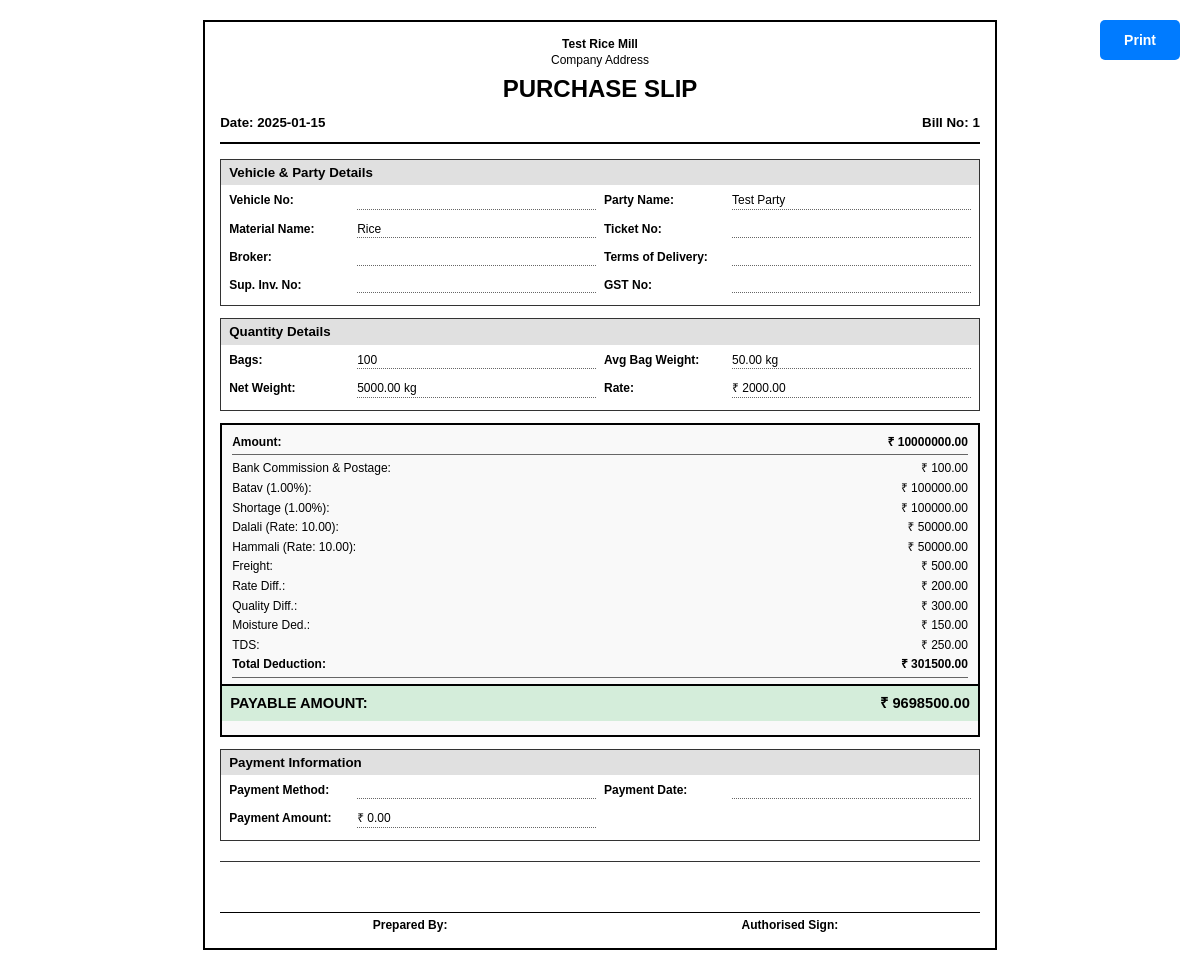
The page /print/1 on the database its author committed.
### tables this page shows
CREATE TABLE purchase_slips (
            id INTEGER PRIMARY KEY AUTOINCREMENT,
            company_name TEXT,
            company_address TEXT,
            document_type TEXT DEFAULT 'Purchase Slip',
            vehicle_no TEXT,
            date TEXT NOT NULL,
            bill_no INTEGER NOT NULL,
            party_name TEXT,
            material_name TEXT,
            ticket_no TEXT,
            broker TEXT,
            terms_of_delivery TEXT,
            sup_inv_no TEXT,
            gst_no TEXT,
            bags REAL DEFAULT 0,
            avg_bag_weight REAL DEFAULT 0,
            net_weight REAL DEFAULT 0,
            rate REAL DEFAULT 0,
            amount REAL DEFAULT 0,
            bank_commission REAL DEFAULT 0,
            batav_percent REAL DEFAULT 1,
            batav REAL DEFAULT 0,
            shortage_percent REAL DEFAULT 1,
            shortage REAL DEFAULT 0,
            dalali_rate REAL DEFAULT 10,
            dalali REAL DEFAULT 0,
            hammali_rate REAL DEFAULT 10,
            hammali REAL DEFAULT 0,
            freight REAL DEFAULT 0,
            rate_diff REAL DEFAULT 0,
            quality_diff REAL DEFAULT 0,
            moisture_ded REAL DEFAULT 0,
            tds REAL DEFAULT 0,
            total_deduction REAL DEFAULT 0,
            payable_amount REAL DEFAULT 0,
            payment_method TEXT,
            payment_date TEXT,
            payment_amount REAL DEFAULT 0,
            prepared_by TEXT,
            authorised_sign TEXT,
            created_at TIMESTAMP DEFAULT CURRENT_TIMESTAMP
        );

### backend/routes/slips.py (the view)
@slips_bp.route('/print/<int:slip_id>')
def print_slip(slip_id):
    try:
        conn = get_db_connection()
        cursor = conn.cursor()
        cursor.execute('SELECT * FROM purchase_slips WHERE id = ?', (slip_id,))
        slip = cursor.fetchone()
        conn.close()
        if slip is None:
            return "Slip not found", 404
        return render_template('print_template.html', slip=dict(slip))
    except Exception as e:
        return str(e), 400

### backend/database.py (called while the page is built)
def get_db_connection():
    conn = sqlite3.connect(DATABASE_PATH)
    conn.row_factory = sqlite3.Row
    return conn

### backend/templates/print_template.html (shortened to what this page needs)
<!DOCTYPE html>
<html lang="en">
<head>
</head>
<body>
    <button class="print-button no-print" onclick="window.print()">Print</button>
    <div class="slip-container">
        <div class="header">
            <div class="company-info">
                <strong>{{ slip.company_name or 'Company Name' }}</strong><br>
                {{ slip.company_address or 'Company Address' }}
            </div>
            <h1>{{ slip.document_type or 'PURCHASE SLIP' }}</h1>
            <div class="header-row">
                <div><strong>Date:</strong> {{ slip.date }}</div>
                <div><strong>Bill No:</strong> {{ slip.bill_no }}</div>
            </div>
        </div>
        <div class="content-section">
            <div class="section-title">Vehicle & Party Details</div>
            <div class="field-grid">
                <div class="field">
                    <span class="field-label">Vehicle No:</span>
                    <span class="field-value">{{ slip.vehicle_no or '' }}</span>
                </div>
                <div class="field">
                    <span class="field-label">Party Name:</span>
                    <span class="field-value">{{ slip.party_name or '' }}</span>
                </div>
                <div class="field">
                    <span class="field-label">Material Name:</span>
                    <span class="field-value">{{ slip.material_name or '' }}</span>
                </div>
                <div class="field">
                    <span class="field-label">Ticket No:</span>
                    <span class="field-value">{{ slip.ticket_no or '' }}</span>
                </div>
                <div class="field">
                    <span class="field-label">Broker:</span>
                    <span class="field-value">{{ slip.broker or '' }}</span>
                </div>
                <div class="field">
                    <span class="field-label">Terms of Delivery:</span>
                    <span class="field-value">{{ slip.terms_of_delivery or '' }}</span>
                </div>
                <div class="field">
                    <span class="field-label">Sup. Inv. No:</span>
                    <span class="field-value">{{ slip.sup_inv_no or '' }}</span>
                </div>
                <div class="field">
                    <span class="field-label">GST No:</span>
                    <span class="field-value">{{ slip.gst_no or '' }}</span>
                </div>
            </div>
        </div>
        <div class="content-section">
            <div class="section-title">Quantity Details</div>
            <div class="field-grid">
                <div class="field">
                    <span class="field-label">Bags:</span>
                    <span class="field-value">{{ "%.0f"|format(slip.bags or 0) }}</span>
                </div>
                <div class="field">
                    <span class="field-label">Avg Bag Weight:</span>
                    <span class="field-value">{{ "%.2f"|format(slip.avg_bag_weight or 0) }} kg</span>
                </div>
                <div class="field">
                    <span class="field-label">Net Weight:</span>
                    <span class="field-value">{{ "%.2f"|format(slip.net_weight or 0) }} kg</span>
                </div>
                <div class="field">
                    <span class="field-label">Rate:</span>
                    <span class="field-value">₹ {{ "%.2f"|format(slip.rate or 0) }}</span>
                </div>
            </div>
        </div>
        <div class="calculation-section">
            <div class="calc-row subtotal">
                <span><strong>Amount:</strong></span>
                <span>₹ {{ "%.2f"|format(slip.amount or 0) }}</span>
            </div>
            <div class="calc-row">
                <span>Bank Commission & Postage:</span>
                <span>₹ {{ "%.2f"|format(slip.bank_commission or 0) }}</span>
            </div>
            <div class="calc-row">
                <span>Batav ({{ "%.2f"|format(slip.batav_percent or 0) }}%):</span>
                <span>₹ {{ "%.2f"|format(slip.batav or 0) }}</span>
            </div>
            <div class="calc-row">
                <span>Shortage ({{ "%.2f"|format(slip.shortage_percent or 0) }}%):</span>
                <span>₹ {{ "%.2f"|format(slip.shortage or 0) }}</span>
            </div>
            <div class="calc-row">
                <span>Dalali (Rate: {{ "%.2f"|format(slip.dalali_rate or 0) }}):</span>
                <span>₹ {{ "%.2f"|format(slip.dalali or 0) }}</span>
            </div>
            <div class="calc-row">
                <span>Hammali (Rate: {{ "%.2f"|format(slip.hammali_rate or 0) }}):</span>
                <span>₹ {{ "%.2f"|format(slip.hammali or 0) }}</span>
            </div>
            <div class="calc-row">
                <span>Freight:</span>
                <span>₹ {{ "%.2f"|format(slip.freight or 0) }}</span>
            </div>
            <div class="calc-row">
                <span>Rate Diff.:</span>
                <span>₹ {{ "%.2f"|format(slip.rate_diff or 0) }}</span>
            </div>
            <div class="calc-row">
                <span>Quality Diff.:</span>
                <span>₹ {{ "%.2f"|format(slip.quality_diff or 0) }}</span>
            </div>
            <div class="calc-row">
                <span>Moisture Ded.:</span>
                <span>₹ {{ "%.2f"|format(slip.moisture_ded or 0) }}</span>
            </div>
            <div class="calc-row">
                <span>TDS:</span>
                <span>₹ {{ "%.2f"|format(slip.tds or 0) }}</span>
            </div>
            <div class="calc-row subtotal">
                <span><strong>Total Deduction:</strong></span>
                <span><strong>₹ {{ "%.2f"|format(slip.total_deduction or 0) }}</strong></span>
            </div>
            <div class="calc-row total">
                <span>PAYABLE AMOUNT:</span>
                <span>₹ {{ "%.2f"|format(slip.payable_amount or 0) }}</span>
            </div>
        </div>
        <div class="payment-section">
            <div class="section-title">Payment Information</div>
            <div class="field-grid">
                <div class="field">
                    <span class="field-label">Payment Method:</span>
                    <span class="field-value">{{ slip.payment_method or '' }}</span>
                </div>
                <div class="field">
                    <span class="field-label">Payment Date:</span>
                    <span class="field-value">{{ slip.payment_date or '' }}</span>
                </div>
                <div class="field">
                    <span class="field-label">Payment Amount:</span>
                    <span class="field-value">₹ {{ "%.2f"|format(slip.payment_amount or 0) }}</span>
                </div>
            </div>
        </div>
        <div class="footer">
            <div class="signature-box">
                <div class="signature-line">
                    Prepared By: {{ slip.prepared_by or '' }}
                </div>
            </div>
            <div class="signature-box">
                <div class="signature-line">
                    Authorised Sign: {{ slip.authorised_sign or '' }}
                </div>
            </div>
        </div>
    </div>
</body>
</html>

### backend/templates/print_template.html (style rules this page uses)
* { margin: 0; padding: 0; box-sizing: border-box; }
body { font-family: Arial, sans-serif; font-size: 10pt; line-height: 1.3; color: #000; background: #fff; padding: 20px; }
.slip-container { border: 2px solid #000; padding: 15px; max-width: 21cm; margin: 0 auto; }
.header { text-align: center; border-bottom: 2px solid #000; padding-bottom: 10px; margin-bottom: 15px; }
.header h1 { font-size: 18pt; font-weight: bold; text-transform: uppercase; margin-bottom: 5px; }
.company-info { text-align: center; font-size: 9pt; margin-bottom: 5px; }
.header-row { display: flex; justify-content: space-between; margin-top: 10px; font-size: 10pt; font-weight: bold; }
.content-section { margin-bottom: 12px; border: 1px solid #333; padding: 8px; }
.section-title { font-weight: bold; font-size: 10pt; background-color: #e0e0e0; padding: 4px 8px; margin: -8px -8px 8px -8px; }
.field-grid { display: grid; grid-template-columns: 1fr 1fr; gap: 8px; }
.field { display: flex; font-size: 9pt; margin-bottom: 4px; }
.field-label { font-weight: bold; min-width: 120px; margin-right: 8px; }
.field-value { flex: 1; border-bottom: 1px dotted #666; }
.calculation-section { border: 2px solid #000; padding: 10px; margin-bottom: 12px; background-color: #f9f9f9; }
.calc-row { display: flex; justify-content: space-between; margin-bottom: 4px; font-size: 9pt; }
.calc-row.subtotal { font-weight: bold; border-bottom: 1px solid #666; padding-bottom: 4px; margin-bottom: 6px; }
.calc-row.total { font-weight: bold; font-size: 11pt; border-top: 2px solid #000; padding-top: 6px; margin-top: 6px; background-color: #d4edda; padding: 8px; margin-left: -10px; margin-right: -10px; }
.payment-section { border: 1px solid #333; padding: 8px; margin-bottom: 12px; }
.footer { display: flex; justify-content: space-between; margin-top: 20px; padding-top: 10px; border-top: 1px solid #333; }
.signature-box { text-align: center; flex: 1; }
.signature-line { border-top: 1px solid #000; margin-top: 40px; padding-top: 5px; font-size: 9pt; font-weight: bold; }
.print-button { position: fixed; top: 20px; right: 20px; padding: 12px 24px; background: #007bff; color: white; border: none; border-radius: 5px; cursor: pointer; font-size: 14px; font-weight: bold; }

### rows shown on the page
purchase_slips: company_name "Test Rice Mill", document_type "PURCHASE SLIP", date "2025-01-15", bill_no "1", party_name "Test Party", material_name "Rice", bags "100", avg_bag_weight "50.00", net_weight "5000.00", rate "2000.00", amount "10000000.00", bank_commission "100.00", batav_percent "1.00", batav "100000.00", shortage_percent "1.00", shortage "100000.00", dalali_rate "10.00", dalali "50000.00", hammali_rate "10.00", hammali "50000.00", freight "500.00", rate_diff "200.00", quality_diff "300.00", moisture_ded "150.00", tds "250.00", total_deduction "301500.00", payable_amount "9698500.00", payment_amount "0.00"

### other values the page prints
{{ slip.company_address or 'Company Address' }} "Company Address"
